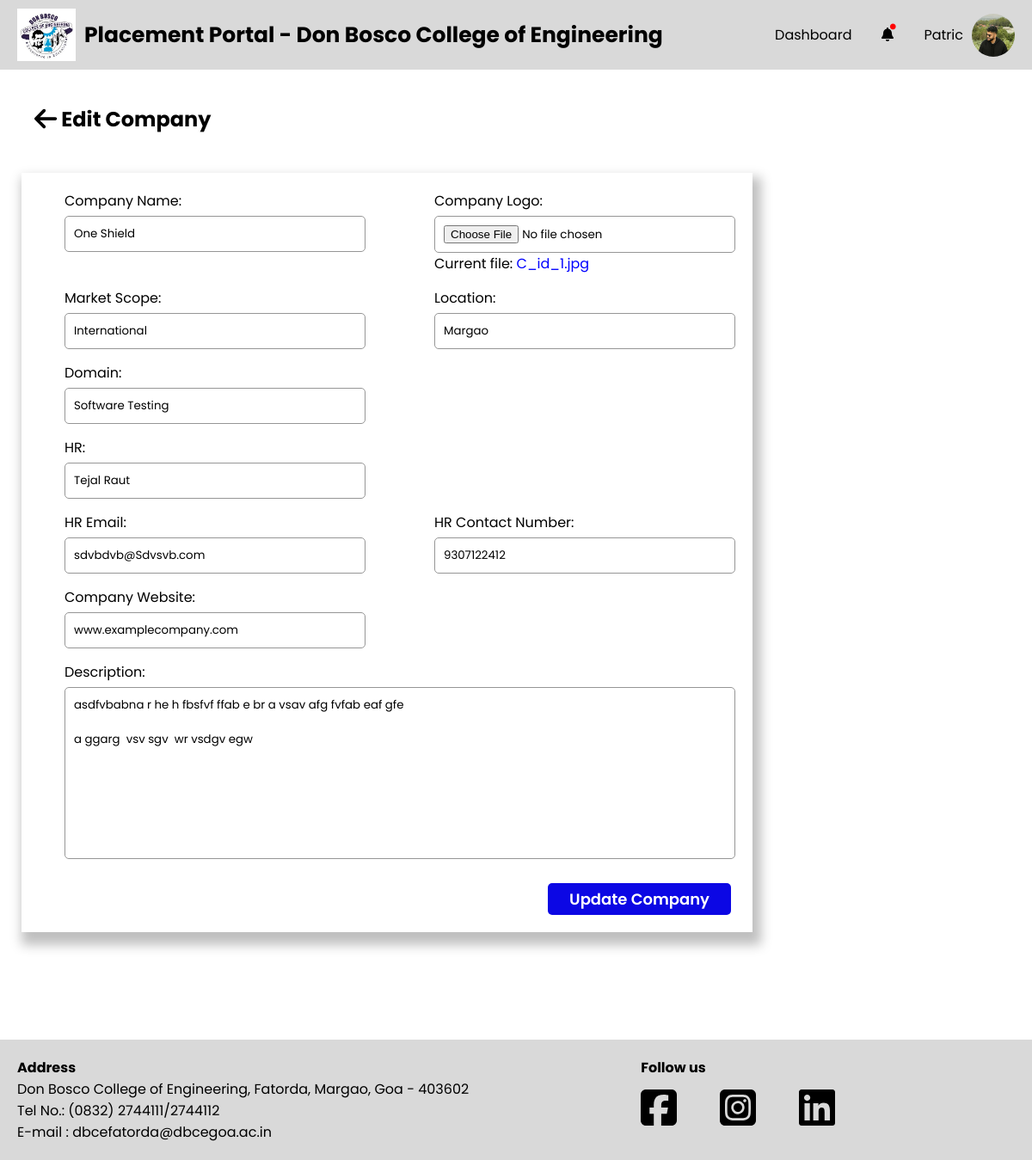
/PlacementCoordinator/company-edit.php?cid=1 (signed in), run on the app's committed database.
### tables this page shows
CREATE TABLE `company` (
  `C_id` int(11) NOT NULL,
  `C_Name` varchar(255) NOT NULL,
  `C_Logo` varchar(255) DEFAULT NULL,
  `C_Domain` varchar(255) DEFAULT NULL,
  `C_Scope` varchar(255) DEFAULT NULL,
  `C_Description` text DEFAULT NULL,
  `C_Location` varchar(255) DEFAULT NULL,
  `C_Website` varchar(255) DEFAULT NULL,
  `C_HR_name` varchar(255) DEFAULT NULL,
  `C_HR_email` varchar(255) DEFAULT NULL,
  `C_HR_phone` varchar(20) DEFAULT NULL,
  `C_Date_of_Reg` date DEFAULT current_timestamp(),
  `C_PC_Email` varchar(255) DEFAULT NULL
);

### PlacementCoordinator/company-edit.php (the view, shortened to what this page needs)
<?php
$cid = (int)$_GET["cid"];
$error = "";
?>
<!DOCTYPE html>
<html lang="en">
<head>
    <?php include './head.php' ?>
    <link rel="stylesheet" href="./css/company-edit.css">
</head>
<body>
    <div id="wrapper">
        <?php include './header.php' ?>
        <div class="container">
            <?php include './sidebar.php' ?>
            <div class="main-container">
                <div class="main-container-header">
                    <h2 class="main-container-heading"><a href="./company.php"><i class="fa-solid fa-arrow-left fa-lg" style="color: #000000;"></i></a>
                        Edit Company</h2>
                </div>
                <div class="sections">
                    <form action="" method="post" enctype="multipart/form-data">
                        <?php
                        $fetchCompanyQuery = "SELECT * FROM company WHERE C_id = ?;";
                        $fetchCompany = $conn->prepare($fetchCompanyQuery);
                        $fetchCompany->bind_param("i", $cid);
                        $fetchCompany->execute();
                        $result = $fetchCompany->get_result();
                        $row = $result->fetch_assoc();
                        ?>
                        <div class="inputbox-1">
                            <div class="inputbox">
                                <label for="">Company Name:</label>
                                <input type="text" name="cname" placeholder="Company Name" required value="<?php echo $row['C_Name']; ?>">
                            </div>
                            <div class="inputbox">
                                <label for="">Company Logo: <?php echo " <span style='color:red;'>" . $error . "</span>" ?> </label>
                                <input type="file" name="clogo" placeholder="Company Logo" accept=".jpeg, .jpg, .png">
                                <?php if ($row['C_Logo']) : ?>
                                    <p>Current file: <a style="color:blue;" href="<?php echo '../Data/Companies/Company_Logo/' . basename($row['C_Logo']); ?>" target="_blank"><?php echo basename($row['C_Logo']); ?></a></p>
                                <?php endif; ?>
                            </div>
                        </div>
                        <div class="inputbox-1">
                            <div class="inputbox">
                                <label for="">Market Scope: </label>
                                <input type="text" value="<?php echo $row['C_Scope']; ?>" name="scope" placeholder="Market Scope">
                            </div>
                            <div class="inputbox">
                                <label for="">Location: </label>
                                <input type="text" name="location" value="<?php echo $row['C_Location']; ?>" placeholder="Location">
                            </div>
                        </div>
                        <div class="inputbox">
                            <label for="">Domain: </label>
                            <input type="text" value="<?php echo $row['C_Domain']; ?>" name="domain" placeholder="Domain">
                        </div>
                        <div class="inputbox">
                            <label for="">HR: </label>
                            <input type="text" value="<?php echo $row['C_HR_name']; ?>" name="hrname" placeholder="Company representative">
                        </div>
                        <div class="inputbox-1">
                            <div class="inputbox">
                                <label for="">HR Email: </label>
                                <input type="text" value="<?php echo $row['C_HR_email']; ?>" name="hremail" placeholder="HR Email">
                            </div>
                            <div class="inputbox">
                                <label for="">HR Contact Number: </label>
                                <input type="text" value="<?php echo $row['C_HR_phone']; ?>" name="hrcontact" placeholder="Contact Number">
                            </div>
                        </div>
                        <div class="inputbox">
                            <label for="">Company Website:</label>
                            <input type="text" name="link" value="<?php echo $row['C_Website']; ?>" placeholder="www.company.com">
                        </div>
                        <div class="inputbox">
                            <label for="">Description:</label>
                            <textarea required class="textarea-message" name="description" id="" placeholder="Description"><?php echo $row['C_Description']; ?></textarea>
                        </div>
                        <button class="update-button" name="update-company" type="submit">Update Company</button>
                    </form>
                </div>
            </div>
        </div>
        <?php include './footer.php' ?>
    </div>
</body>
</html>

### PlacementCoordinator/css/footer.css (style rules this page uses)
a { all: unset; }

### PlacementCoordinator/css/root.css (style rules this page uses)
*,*::after,*::before { padding: 0; margin: 0; box-sizing: border-box; font-family: "Poppins", sans-serif; }
:root { --primary-blue : #0C07E4; --primary-grey : #d9d9d9; --primary-white : white; --primary-red : #FB1616; --secondary-grey : #969696; }

### PlacementCoordinator/css/company-edit.css (style rules this page uses)
#wrapper { position: relative; }
.container { width: 100%; display:flex ; }
.main-container { width: 75%; padding: 25px; margin-bottom: 50px; }
.main-container-heading > a { cursor: pointer; }
.main-container-header { display: flex; justify-content: space-between; align-items: center; padding: 15px; }
.sections { position: relative; margin-top: 30px; box-shadow: 5px 10px 12.3px 5px rgba(0, 0, 0, .25); padding: 20px; margin-bottom: 50px; }
.inputbox { display: flex; flex-direction: column; margin-bottom: 15px; margin-left:30px; }
.inputbox input,textarea { border: 1px solid var(--secondary-grey); width: 350px; padding: 10px; border-radius: 5px; margin-top: 5px; outline: none; }
.inputbox input::placeholder { color:grey; }
.inputbox-1 { display: flex; flex-direction: row; gap:50px; }
.textarea-message { border: 1px solid var(--secondary-grey); outline: none; resize: none; padding:10px ; width: 100%; height:200px; border-radius: 5px; margin-bottom: 50px; }
.sections .update-button { padding-block: 5px; padding-inline: 25px; border-radius: 5px; border: none; font-weight: 600; font-size: 18px; cursor: pointer; background-color: var(--primary-blue); color: var(--primary-white); position: absolute; right: 25px; bottom: 20px; }

### data on the page
company: cname "One Shield", C_Logo "C_id_1.jpg", scope "International", location "Margao", domain "Software Testing", hrname "Tejal Raut", hremail "sdvbdvb@Sdvsvb.com", hrcontact "9307122412", link "www.examplecompany.com", description "asdfvbabna r he h fbsfvf ffab e br a vsav afg fvfab eaf gfe a ggarg vsv sgv wr vsdgv egw"
